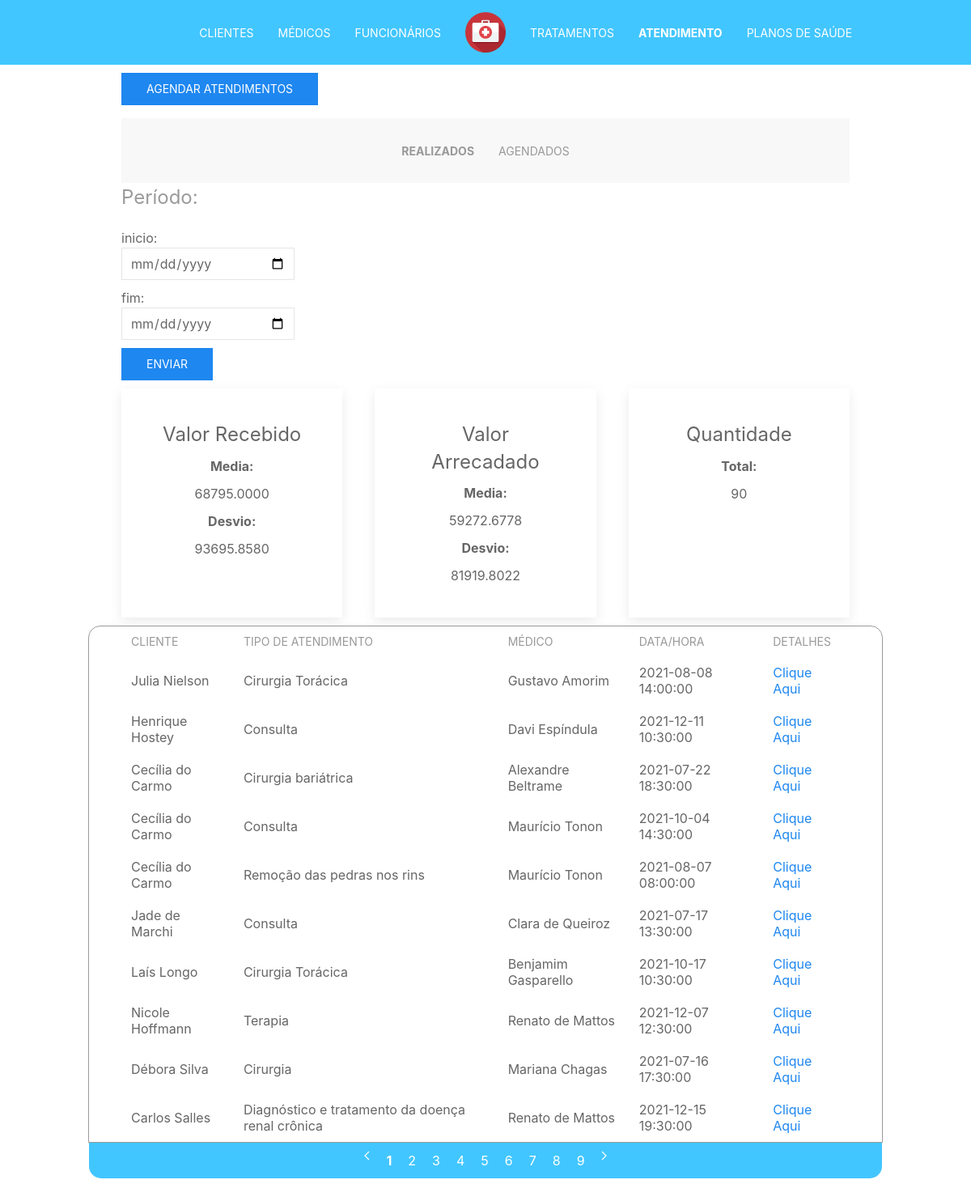
Screenshot of /php/pages/list.php?type=atendimentos with the database file from the repository.
### tables this page shows
CREATE TABLE `pessoa` (
  `CPF` bigint(20) unsigned NOT NULL,
  `nome` varchar(50) DEFAULT NULL,
  `estado_civil` char(13) NOT NULL,
  `sexo` int(11) NOT NULL,
  `data_de_nascimento` date NOT NULL,
  `numero_do_telefone` char(15) NOT NULL,
  `cep` char(9) NOT NULL,
  `estado` char(30) NOT NULL,
  `cidade` varchar(50) NOT NULL,
  `bairro` varchar(50) NOT NULL,
  `logradouro` varchar(53) NOT NULL,
  `complemento` int(11) NOT NULL,
  `numero` int(11) NOT NULL,
  `email` varchar(100) DEFAULT NULL,
  PRIMARY KEY (`CPF`)
);

CREATE TABLE `atendimento` (
  `sala` char(10) NOT NULL,
  `atendimento_id` int(11) NOT NULL AUTO_INCREMENT,
  `horario_inicio_real` datetime DEFAULT NULL,
  `horario_fim_real` datetime DEFAULT NULL,
  `horario_agendado` datetime DEFAULT NULL,
  `estado` int(11) NOT NULL,
  `crm` bigint(20) NOT NULL,
  `plano_de_saude_id` int(11) DEFAULT NULL,
  `tipo_de_atendimento_id` int(11) DEFAULT NULL,
  `tratamento_id` int(11) DEFAULT NULL,
  `valor` int(11) NOT NULL,
  `comissao_da_clinica` int(11) NOT NULL,
  `data_de_recebimento` datetime DEFAULT NULL,
  `valor_recebidos_por_medico` int(11) NOT NULL,
  `data_do_reparsse_ao_medico` datetime DEFAULT NULL,
  `imposto_retido` int(11) NOT NULL,
  `valor_pago_pelo_plano` int(11) NOT NULL,
  PRIMARY KEY (`atendimento_id`),
  KEY `FK_Atendimento_2` (`crm`),
  KEY `FK_Atendimento_3` (`tipo_de_atendimento_id`),
  KEY `FK_Atendimento_4` (`tratamento_id`),
  KEY `FK_Atendimento_5` (`plano_de_saude_id`)
);

### php/tables/table.php (called while the page is built)
<?php
  include("table_head.php");
  include("table_body.php");
  include("table_footer.php");
 ?>

### php/config/checktype.php (called while the page is built, shortened)
<?php
  if(isset($_GET['type'])){
        $type=$_GET['type'];
    }
  $subtype = "realizados";
 ?>

### php/tables/table_body.php (the view, shortened to what this page needs)
    <tbody>
      <?php
      switch ($type) {
        case "atendimentos":
            switch ($subtype) {
                case 'realizados':
                    $sql = 'call  lista_de_atendimentos_realizados('.($page-1).', "'.$data_ini.'", "'.$data_fim.'");';
                    foreach ($dbl->query($sql) as $row) {
                      $nome = $row['nome_cliente'];
                      $tipo_atendimento = $row['tipo_de_atendimento'];
                      $medico = $row['nome_medico'];
                      $horario = $row['horario_inicio_real'];
                      $id_atendimento = $row['atendimento_id'];
                      echo '<tr >
                        <td>'.$nome.'</td>
                        <td>'.$tipo_atendimento.'</td>
                        <td>'.$medico.'</td>
                        <td>'.$horario.'</td>
                        <td><a href="detail.php?type='.$type.'&id='.$id_atendimento.'">Clique Aqui</a></td>
                      </tr>';
                    }
                    break;
            }
            break;
            }
       ?>
    </tbody>
  </table>
</div>

### css/main.css (style rules this page uses)
.custom_padding_bottom_5p { padding-bottom: 5% !important; }

### rows the page displays
pessoa: nome "Julia Nielson", tipo_atendimento "Cirurgia Torácica", medico "Gustavo Amorim", atendimento.horario_inicio_real "2021-08-08 14:00:00"
pessoa: nome "Henrique Hostey", tipo_atendimento "Consulta", medico "Davi Espíndula", atendimento.horario_inicio_real "2021-12-11 10:30:00"
pessoa: nome "Cecília do Carmo", tipo_atendimento "Cirurgia bariátrica", medico "Alexandre Beltrame", atendimento.horario_inicio_real "2021-07-22 18:30:00", tipo_atendimento "Consulta", medico "Maurício Tonon", atendimento.horario_inicio_real "2021-10-04 14:30:00", tipo_atendimento "Remoção das pedras nos rins", atendimento.horario_inicio_real "2021-08-07 08:00:00"
pessoa: nome "Jade de Marchi", tipo_atendimento "Consulta", medico "Clara de Queiroz", atendimento.horario_inicio_real "2021-07-17 13:30:00"
pessoa: nome "Laís Longo", tipo_atendimento "Cirurgia Torácica", medico "Benjamim Gasparello", atendimento.horario_inicio_real "2021-10-17 10:30:00"
pessoa: nome "Nicole Hoffmann", tipo_atendimento "Terapia", medico "Renato de Mattos", atendimento.horario_inicio_real "2021-12-07 12:30:00"
pessoa: nome "Débora Silva", tipo_atendimento "Cirurgia", medico "Mariana Chagas", atendimento.horario_inicio_real "2021-07-16 17:30:00"
pessoa: nome "Carlos Salles", tipo_atendimento "Diagnóstico e tratamento da doença renal crônica", medico "Renato de Mattos", atendimento.horario_inicio_real "2021-12-15 19:30:00"

### other values shown
$retVal "AGENDAR"
$type "ATENDIMENTOS"
$recebido_media "68795.0000"
$recebido_desvio "93695.8580"
$arrecadado_media "59272.6778"
$arrecadado_desvio "81919.8022"
$quantidade "90"
